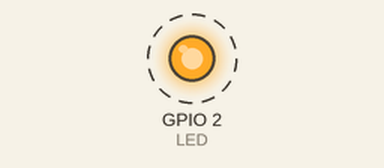
This sketch was run on a simulated ESP32. Shown: output pins drawn as LEDs (lit = HIGH). Dashed ring = blinking. Nothing arrives over Bluetooth unless stated; a phone connects over Bluetooth LE 3 s after start; what the sketch prints to the serial monitor is not drawn.

Above: at 0.5 s.
Timing chart, 0 to 4.6 s (numbered marks = the images above):
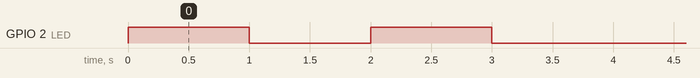

The sketch:

ESP32_ble_server.ino
```cpp
#include <BLEDevice.h>
#include <BLEServer.h>
#include <BLEUtils.h>
#include <BLE2902.h>
#include <Streaming.h>

BLEServer* pServer = NULL;
BLECharacteristic* pCharacteristic = NULL;
bool deviceConnected = false;
bool oldDeviceConnected = false;
uint32_t value = 0;

// See the following for generating UUIDs:
// https://www.uuidgenerator.net/

#define SERVICE_UUID        "4fafc201-1fb5-459e-8fcc-c5c9c331914b"  // "4fafc201-1fb5-459e-8fcc-c5c9c331914b"
#define CHARACTERISTIC_UUID "00002a59-0000-1000-8000-00805f9b34fb"  // "beb5483e-36e1-4688-b7f5-ea07361b26a8"
#define LED 2

class MyServerCallbacks: public BLEServerCallbacks {
    void onConnect(BLEServer* pServer) {
      deviceConnected = true;
      //BLEDevice::startAdvertising();
    };

    void onDisconnect(BLEServer* pServer) {
      deviceConnected = false;
    };

    void onNotify(BLEServer* pServer){

    };
};

void setup() {
  Serial.begin(115200);
  pinMode(LED, OUTPUT);
  // Create the BLE Device
  BLEDevice::init("ESP32");

  // Create the BLE Server
  pServer = BLEDevice::createServer();
  pServer->setCallbacks(new MyServerCallbacks());

  // Create the BLE Service
  BLEService *pService = pServer->createService(SERVICE_UUID);

  // Create a BLE Characteristic
  pCharacteristic = pService->createCharacteristic(
                      CHARACTERISTIC_UUID,
                      BLECharacteristic::PROPERTY_READ   |
                      BLECharacteristic::PROPERTY_WRITE  |
                      BLECharacteristic::PROPERTY_NOTIFY |
                      BLECharacteristic::PROPERTY_INDICATE
                    );

  // https://www.bluetooth.com/specifications/gatt/viewer?attributeXmlFile=org.bluetooth.descriptor.gatt.client_characteristic_configuration.xml
  // Create a BLE Descriptor
  pCharacteristic->addDescriptor(new BLE2902());

  // Start the service
  pService->start();

  // Start advertising
  BLEAdvertising *pAdvertising = BLEDevice::getAdvertising();
  pAdvertising->addServiceUUID(SERVICE_UUID);
  pAdvertising->setScanResponse(false);
  pAdvertising->setMinPreferred(0x0);  // set value to 0x00 to not advertise this parameter
  BLEDevice::startAdvertising();
  Serial.println("Waiting a client connection to notify...");
}

void loop() {
  // Notify changed values
  if (deviceConnected) {
    pCharacteristic->setValue((uint8_t*)&value, 4);
    pCharacteristic->notify();
    Serial<< endl <<" Value: "<< value << endl;
    value++;
    delay(50); // bluetooth stack will go into congestion, if too many packets are sent, in 6 hours test i was able to go as low as 3ms
  }
  // Disconnecting
  if (!deviceConnected && oldDeviceConnected) {
    delay(500); // give the bluetooth stack the chance to get things ready
    pServer->startAdvertising(); // restart advertising
    Serial<< endl << " Start Advertising" << endl;
    oldDeviceConnected = deviceConnected;
  }
  // Connecting
  if (deviceConnected && !oldDeviceConnected) {
    // do stuff here on connecting
    Serial<< endl << " Connecting..." << endl;
    oldDeviceConnected = deviceConnected;
  }
  // Wait for connection
  if(!deviceConnected){
    bool b = 0, c = 0;
    while(!deviceConnected){
      Serial<< (b ? "." : " Waiting for connection");
      digitalWrite(LED, c^=1);
      delay(1000);
      b = 1;
    }
    digitalWrite(LED, LOW);
  }
}
```

Measured:
- by itself, GPIO 2 (LED): alternates HIGH for 1.0 s and LOW for 1.0 s, 4 changes in all, then stays LOW
